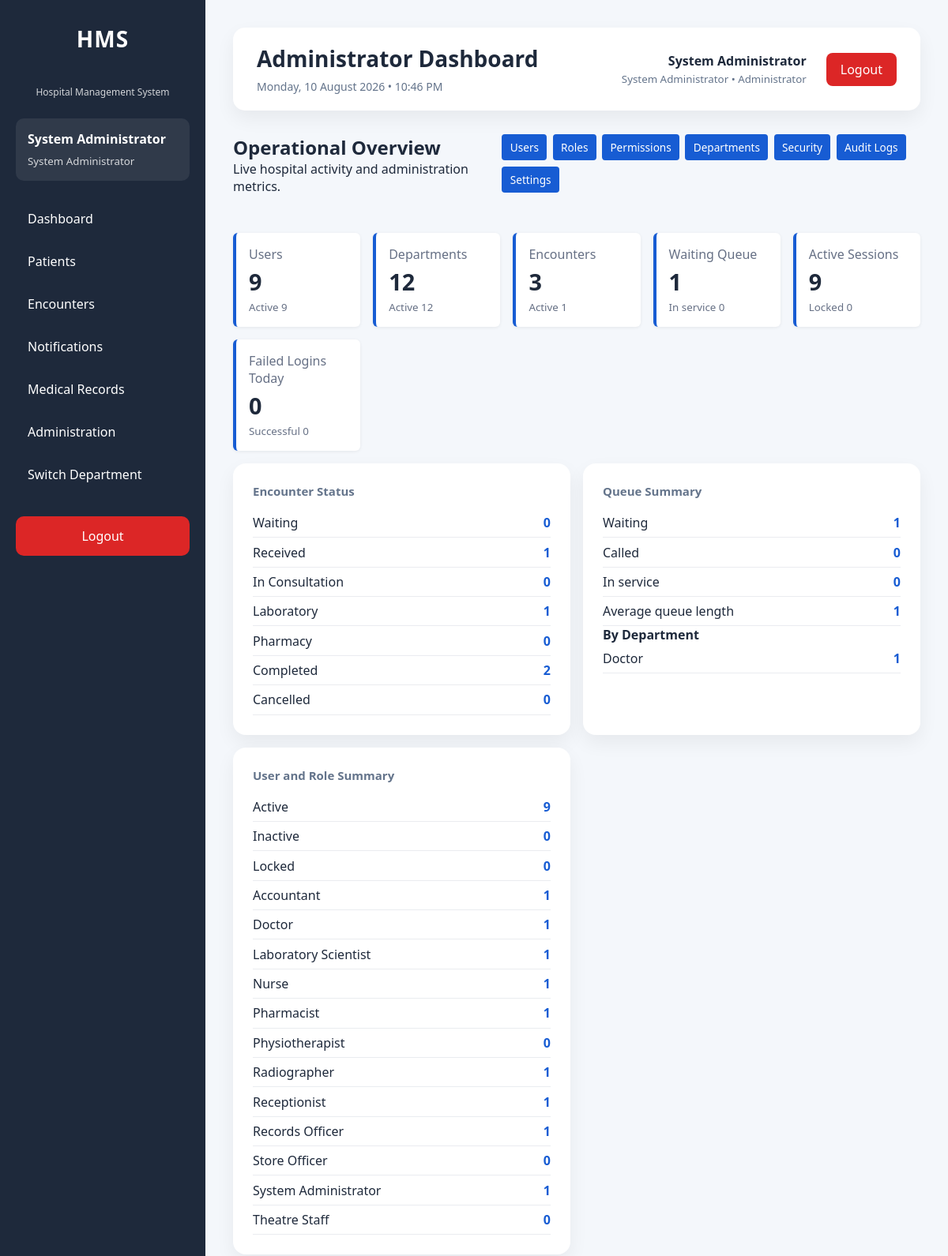
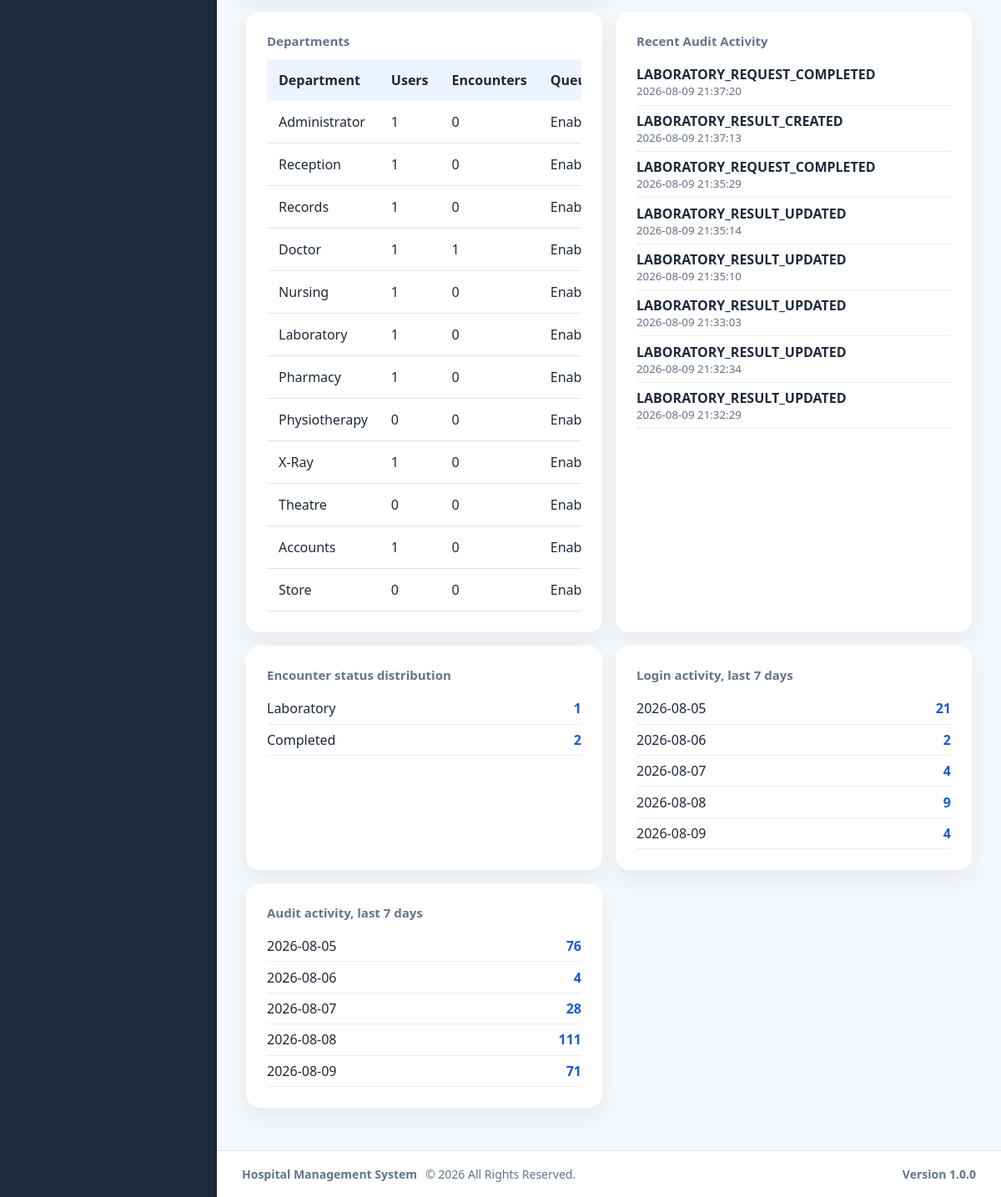
/dashboard/admin.php (signed in), run on an earlier commit of the app's database (2 pictures, top to bottom).
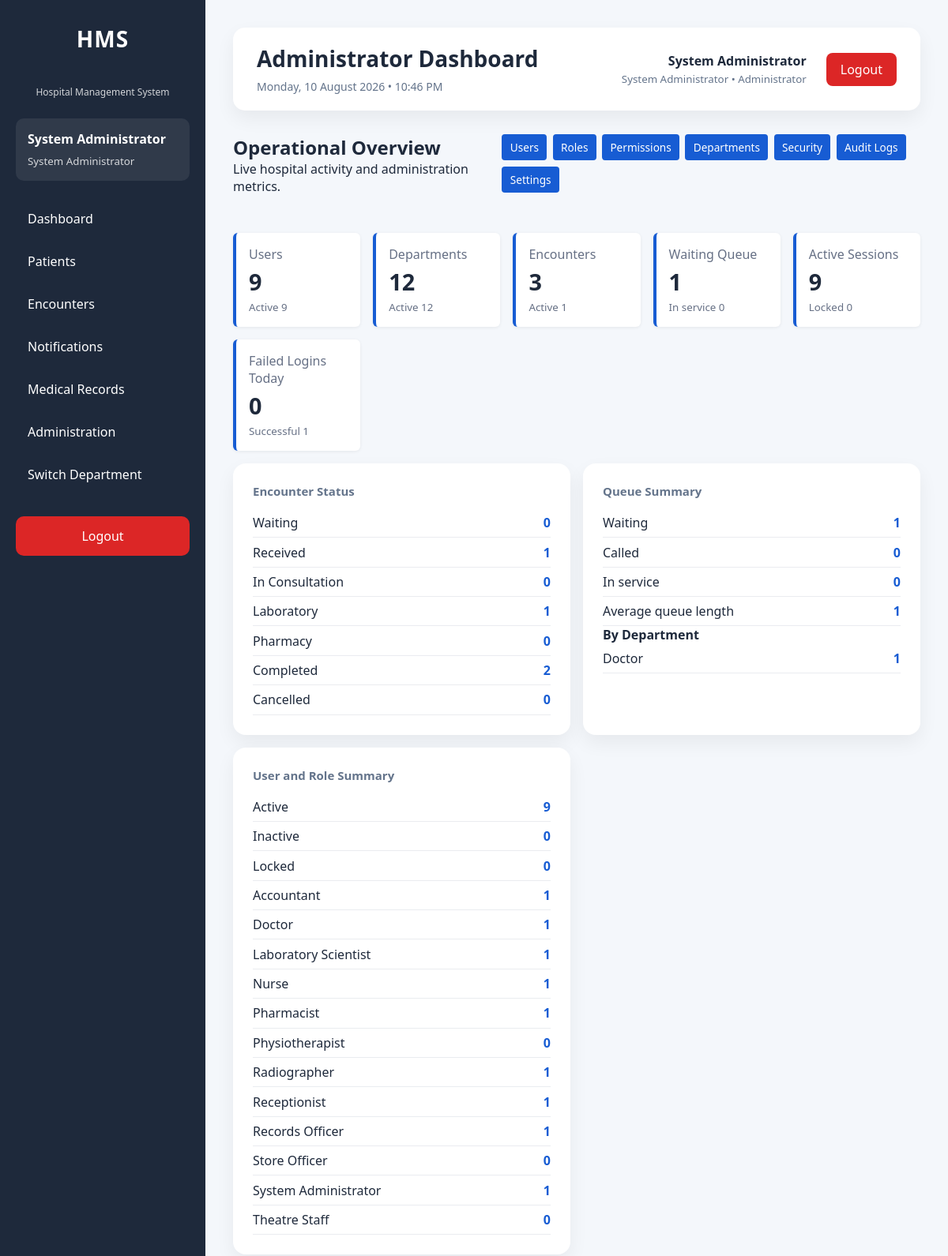
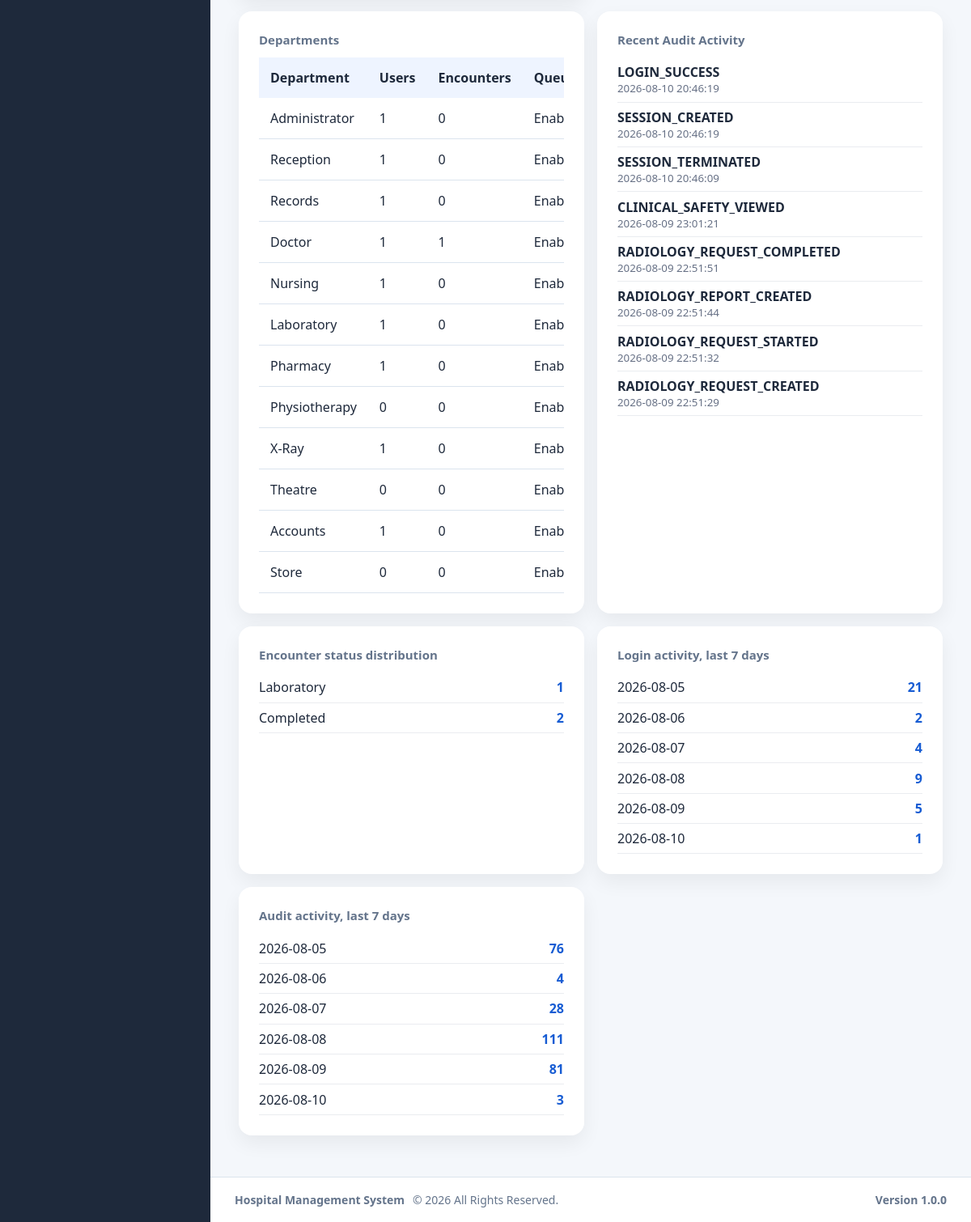
And on a later commit of the database (2 pictures, top to bottom).
### tables this page shows
CREATE TABLE `departments` (
  `id` int(11) NOT NULL AUTO_INCREMENT,
  `department_name` varchar(100) NOT NULL,
  `department_code` varchar(30) NOT NULL,
  `description` text DEFAULT NULL,
  `location` varchar(150) DEFAULT NULL,
  `contact_extension` varchar(30) DEFAULT NULL,
  `department_type` enum('Clinical','Administrative','Diagnostic','Support') NOT NULL DEFAULT 'Support',
  `queue_enabled` tinyint(1) NOT NULL DEFAULT 1,
  `is_active` tinyint(1) NOT NULL DEFAULT 1,
  `display_order` int(11) NOT NULL DEFAULT 0,
  `created_at` timestamp NOT NULL DEFAULT current_timestamp(),
  `updated_at` timestamp NULL DEFAULT NULL ON UPDATE current_timestamp(),
  PRIMARY KEY (`id`),
  UNIQUE KEY `uq_departments_name` (`department_name`),
  UNIQUE KEY `uq_departments_code` (`department_code`),
  KEY `idx_departments_active` (`is_active`),
  KEY `idx_departments_type` (`department_type`),
  KEY `idx_departments_queue` (`queue_enabled`)
);

CREATE TABLE `audit_logs` (
  `id` int(11) NOT NULL AUTO_INCREMENT,
  `user_id` int(11) DEFAULT NULL,
  `visit_id` int(11) DEFAULT NULL,
  `patient_id` int(11) DEFAULT NULL,
  `module` varchar(100) NOT NULL,
  `action` varchar(100) NOT NULL,
  `description` text DEFAULT NULL,
  `ip_address` varchar(50) DEFAULT NULL,
  `user_agent` varchar(255) DEFAULT NULL,
  `department_id` int(11) DEFAULT NULL,
  `severity` varchar(20) NOT NULL DEFAULT 'INFO',
  `event_type` varchar(100) NOT NULL DEFAULT 'GENERAL',
  `created_at` timestamp NOT NULL DEFAULT current_timestamp(),
  PRIMARY KEY (`id`),
  KEY `idx_audit_user` (`user_id`),
  KEY `idx_audit_visit` (`visit_id`),
  KEY `idx_audit_patient_created` (`patient_id`,`created_at`),
  KEY `idx_audit_module` (`module`),
  KEY `idx_audit_created` (`created_at`),
  KEY `idx_audit_action_created` (`action`,`created_at`),
  KEY `idx_audit_user_created` (`user_id`,`created_at`),
  KEY `idx_audit_ip_created` (`ip_address`,`created_at`),
  KEY `idx_audit_department_created` (`department_id`,`created_at`),
  KEY `idx_audit_module_created` (`module`,`created_at`),
  KEY `idx_audit_event_created` (`event_type`,`created_at`),
  KEY `idx_audit_severity_created` (`severity`,`created_at`),
  KEY `idx_audit_visit_created` (`visit_id`,`created_at`),
  CONSTRAINT `fk_audit_department` FOREIGN KEY (`department_id`) REFERENCES `departments` (`id`) ON DELETE SET NULL ON UPDATE CASCADE,
  CONSTRAINT `fk_audit_patient` FOREIGN KEY (`patient_id`) REFERENCES `patients` (`id`) ON DELETE SET NULL ON UPDATE CASCADE,
  CONSTRAINT `fk_audit_user` FOREIGN KEY (`user_id`) REFERENCES `users` (`id`) ON DELETE SET NULL ON UPDATE CASCADE,
  CONSTRAINT `fk_audit_visit` FOREIGN KEY (`visit_id`) REFERENCES `visits` (`id`) ON DELETE SET NULL ON UPDATE CASCADE
);

### dashboard/admin.php (the view, shortened to what the changed rows need)
<?php
require_once __DIR__ . '/../config/auth.php';
require_once __DIR__ . '/../config/database.php';
require_once __DIR__ . '/../config/helpers.php';
require_once __DIR__ . '/../services/DashboardService.php';
$dashboardService = new DashboardService($pdo);
$dashboardService->recordDashboardView((int)($currentUser['id'] ?? 0));
$dashboard = $dashboardService->getAdministratorDashboard();
$data = $dashboard['data'] ?? [];
$users = $data['users'] ?? [];
$departments = $data['departments'] ?? [];
$encounters = $data['encounters'] ?? [];
$queue = $data['queue'] ?? [];
$security = $data['security'] ?? [];
$audit = $data['audit'] ?? [];
$charts = $data['charts'] ?? [];
require_once __DIR__ . '/../layouts/header.php';
require_once __DIR__ . '/../layouts/sidebar.php';
function dashboardCount(array $values, string $key): int
{
    return (int)($values[$key] ?? 0);
}
?>
<main class="content admin-dashboard">
    <?php require_once __DIR__ . '/../layouts/navbar.php'; ?>
    <section class="dashboard-heading">
        <div>
            <h2>Operational Overview</h2>
        </div>
    </section>
    <section class="stat-grid" aria-label="Summary statistics">
        <?php foreach ([
            ['Users', dashboardCount($users, 'total'), 'Active ' . dashboardCount($users, 'active')],
            ['Departments', dashboardCount($departments, 'total'), 'Active ' . dashboardCount($departments, 'active')],
            ['Encounters', dashboardCount($encounters, 'total'), 'Active ' . dashboardCount($encounters, 'active')],
            ['Waiting Queue', dashboardCount($queue, 'waiting'), 'In service ' . dashboardCount($queue, 'in_service')],
            ['Active Sessions', dashboardCount($security, 'active_sessions'), 'Locked ' . dashboardCount($security, 'locked_accounts')],
            ['Failed Logins Today', dashboardCount($security, 'failed_logins_today'), 'Successful ' . dashboardCount($security, 'successful_logins_today')]
        ] as $card): ?>
            <article class="stat-card">
                <span><?= e($card[0]) ?></span>
                <strong><?= (int)$card[1] ?></strong>
                <small><?= e($card[2]) ?></small>
            </article>
        <?php endforeach; ?>
    </section>
    <section class="dashboard-columns">
        <article class="card">
            <div class="metric-list">
                <?php foreach ([
                    ['Waiting', dashboardCount($encounters, 'waiting')],
                    ['Received', dashboardCount($encounters, 'received')],
                    ['In Consultation', dashboardCount($encounters, 'in_consultation')],
                    ['Laboratory', dashboardCount($encounters, 'laboratory')],
                    ['Pharmacy', dashboardCount($encounters, 'pharmacy')],
                    ['Completed', dashboardCount($encounters, 'completed')],
                    ['Cancelled', dashboardCount($encounters, 'cancelled')]
                ] as $metric): ?>
                    <div><span><?= e($metric[0]) ?></span><strong><?= (int)$metric[1] ?></strong></div>
                <?php endforeach; ?>
            </div>
        </article>
        <article class="card">
            <?php foreach (($queue['by_department'] ?? []) as $row): ?>
                <div class="bar-row"><span><?= e($row['department_name']) ?></span><strong><?= (int)$row['total'] ?></strong></div>
            <?php endforeach; ?>
        </article>
        <article class="card">
            <div class="metric-list">
                <div><span>Active</span><strong><?= dashboardCount($users, 'active') ?></strong></div>
                <?php foreach (($users['by_role'] ?? []) as $role => $count): ?>
                    <div><span><?= e($role) ?></span><strong><?= (int)$count ?></strong></div>
                <?php endforeach; ?>
            </div>
        </article>
    </section>
    <section class="dashboard-columns">
        <article class="card">
            <div class="table-wrapper">
                <table>
                    <thead><tr><th>Department</th><th>Users</th><th>Encounters</th><th>Queue</th></tr></thead>
                    <tbody>
                    <?php foreach (($departments['items'] ?? []) as $department): ?>
                        <tr>
                            <td><?= e($department['department_name']) ?></td>
                            <td><?= (int)$department['active_users'] ?></td>
                            <td><?= (int)$department['active_encounters'] ?></td>
                            <td><?= !empty($department['queue_enabled']) ? 'Enabled' : 'Disabled' ?></td>
                        </tr>
                    <?php endforeach; ?>
                    </tbody>
                </table>
            </div>
        </article>
        <article class="card">
            <?php foreach (array_slice($audit['recent'] ?? [], 0, 8) as $event): ?>
                <div class="activity-row"><strong><?= e($event['action'] ?? '') ?></strong><small><?= e($event['created_at'] ?? '') ?></small></div>
            <?php endforeach; ?>
        </article>
    </section>
    <section class="dashboard-columns charts" aria-label="Dashboard charts">
        <?php foreach ([
            ['Encounter status distribution', $encounters['by_status'] ?? []],
            ['Login activity, last 7 days', $charts['login_activity'] ?? []],
            ['Audit activity, last 7 days', $charts['audit_activity'] ?? []]
        ] as $chart): ?>
            <article class="card chart-card">
                <h3><?= e($chart[0]) ?></h3>
                <?php foreach ($chart[1] as $label => $value):
                    if (is_array($value)) {
                        $label = $value['activity_date'] ?? '';
                        $value = $value['total'] ?? 0;
                    }
                    $value = (int)$value;
                ?>
                    <div class="bar-row"><span><?= e((string)$label) ?></span><strong><?= $value ?></strong></div>
                <?php endforeach; ?>
            </article>
        <?php endforeach; ?>
    </section>
</main>
<?php require_once __DIR__ . '/../layouts/footer.php'; ?>

What changed in the data, as far as the page shows it:
no longer on this page (row unchanged): audit_logs: action "LABORATORY_REQUEST_COMPLETED", created_at "2026-08-09 21:37:20"
no longer on this page (row unchanged): audit_logs: action "LABORATORY_RESULT_CREATED", created_at "2026-08-09 21:37:13"
no longer on this page (row unchanged): audit_logs: action "LABORATORY_REQUEST_COMPLETED", created_at "2026-08-09 21:35:29"
no longer on this page (row unchanged): audit_logs: action "LABORATORY_RESULT_UPDATED", created_at "2026-08-09 21:35:14"
no longer on this page (row unchanged): audit_logs: action "LABORATORY_RESULT_UPDATED", created_at "2026-08-09 21:35:10"
no longer on this page (row unchanged): audit_logs: action "LABORATORY_RESULT_UPDATED", created_at "2026-08-09 21:33:03"
no longer on this page (row unchanged): audit_logs: action "LABORATORY_RESULT_UPDATED", created_at "2026-08-09 21:32:34"
no longer on this page (row unchanged): audit_logs: action "LABORATORY_RESULT_UPDATED", created_at "2026-08-09 21:32:29"
added audit_logs: action "LOGIN_SUCCESS", created_at "2026-08-10 20:46:19"
added audit_logs: action "SESSION_CREATED", created_at "2026-08-10 20:46:19"
added audit_logs: action "SESSION_TERMINATED", created_at "2026-08-10 20:46:09"
added audit_logs: action "CLINICAL_SAFETY_VIEWED", created_at "2026-08-09 23:01:21"
added audit_logs: action "RADIOLOGY_REQUEST_COMPLETED", created_at "2026-08-09 22:51:51"
added audit_logs: action "RADIOLOGY_REPORT_CREATED", created_at "2026-08-09 22:51:44"
added audit_logs: action "RADIOLOGY_REQUEST_STARTED", created_at "2026-08-09 22:51:32"
added audit_logs: action "RADIOLOGY_REQUEST_CREATED", created_at "2026-08-09 22:51:29"
Also different on the page:
new list line: "Failed Logins Today 0 Successful 1"
list line gone: "2026-08-09 4"
new list line: "2026-08-09 5 2026-08-10 1"
list line gone: "2026-08-09 71"
new list line: "2026-08-09 81 2026-08-10 3"
list line gone: "Failed Logins Today 0 Successful 0"
